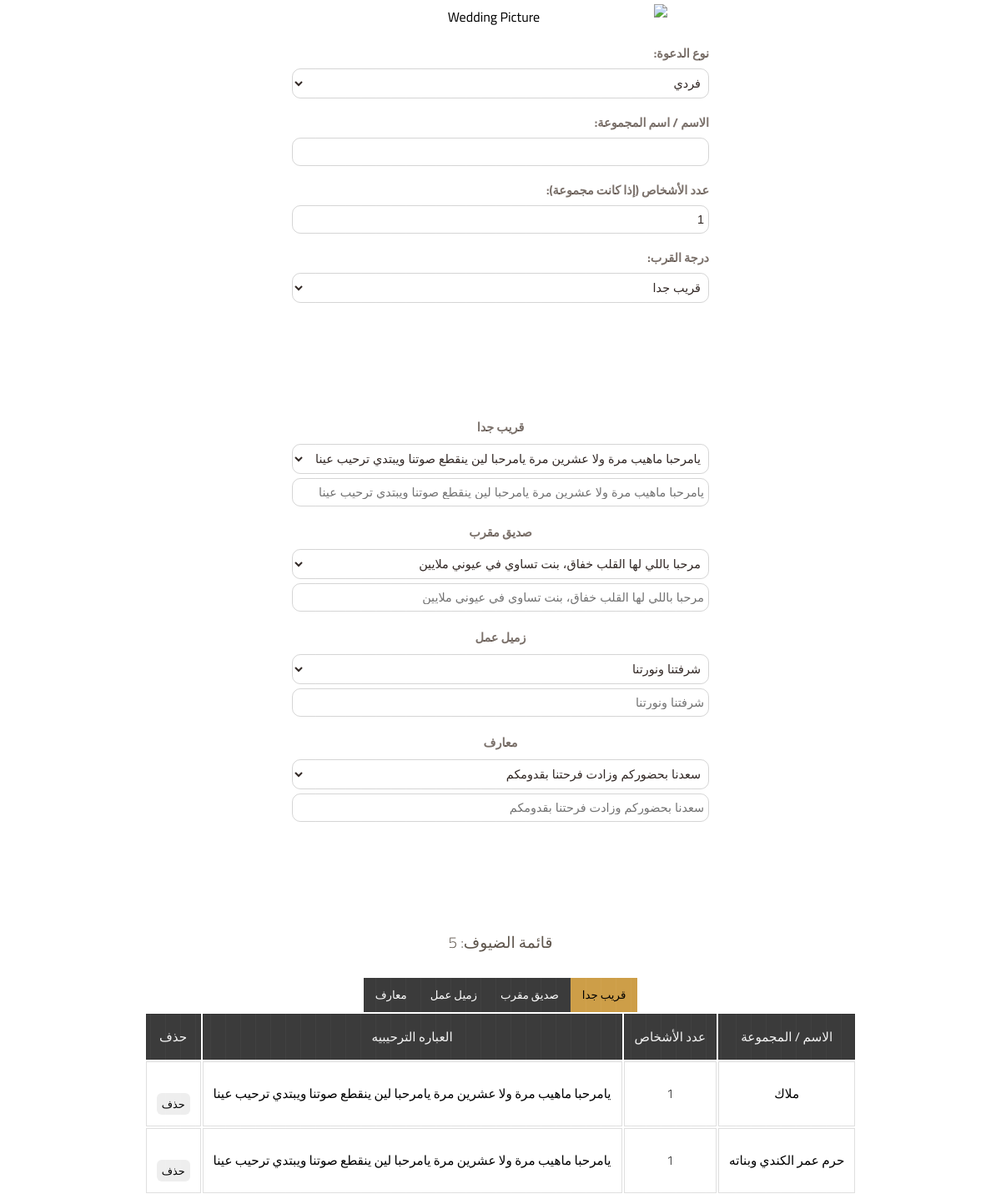
Before: / with the older database file.
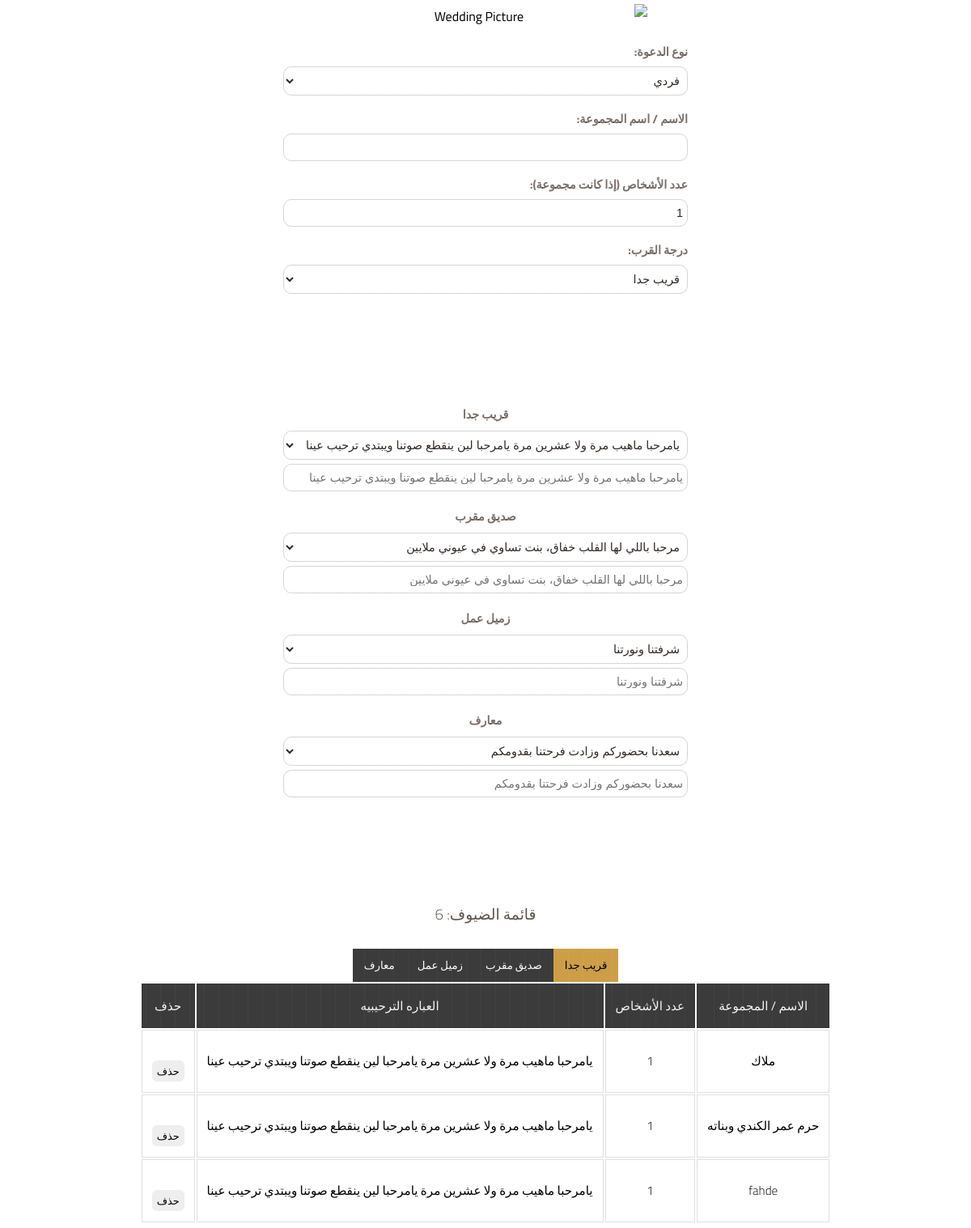
After: the same page with the newer database file.
### tables this page shows
CREATE TABLE closeness (
            id INTEGER PRIMARY KEY,
            phrase TEXT NOT NULL
        );

CREATE TABLE guests (
            id INTEGER PRIMARY KEY AUTOINCREMENT,
            name TEXT,
            is_group INTEGER DEFAULT 0,
            group_size INTEGER DEFAULT 1,
            closs_id INTEGER NOT NULL,
            FOREIGN KEY(closs_id) REFERENCES closeness(id)
        );

### app.py (the view, shortened to what this page needs)
@app.route("/", methods=["GET", "POST"])
def index():
    message = ""
    conn = sqlite3.connect(DB_FILE)
    cursor = conn.cursor()
    cursor.execute("""
        SELECT g.id, g.name, g.is_group, g.group_size, c.phrase
        FROM guests g
        JOIN closeness c ON g.closs_id = c.id
    """)
    guests = cursor.fetchall()
    cursor.execute("SELECT id, phrase FROM closeness ORDER BY id")
    closeness = {f"clos{id}": phrase for id, phrase in cursor.fetchall()}
    predefined_options = {
        1: [
            "يا مرحبا رحب والقلب من اقصاه",
            "اغلى من يجي",
            "يا مرحبا يا اعز من يستاهل الترحيبه",
            "يامرحبا ماهيب مرة ولا عشرين مرة يامرحبا لين ينقطع صوتنا ويبتدي ترحيب عينا",
            "يامرحبا ترحيب يكتب بالانــوار يامرحبـا باللي يـشـرف حظـوره"
        ],
        2: [
            "اتسع صدر المكان وزاد فيكي رحابه",
            "يا هلا ومرحبا ترحيب ماله نظير",
            "ياقديم المودَّه مرحبـاً بـك",
            "مرحبا باللي لها القلب خفاق، بنت تساوي في عيوني ملايين",
            "أقبلي من صوب قلبي سلم اللّٰه هالخطاوي  كل دربٍ في حضورك لا مشيتي تشرفينه"
        ],
        3: [
            "تزينت ليلتنا بوجودك",
            "شرفتنا ونورتنا",
            "أهلا زميلتي",
            "سعداء بحضورك"
        ],
        4: [
            "تزينت ليلتنا بوجودك",
            "سعدنا بحضوركم وزادت فرحتنا بقدومكم",
            "مرحبا يا أجمل تفاصيل الليال ومرحبابك",
            "شرفتنا ونورتنا"
        ]
    }
    conn.close()
    return render_template(
        "index.html",
        message=message,
        closeness=closeness,
        guests=guests,
        predefined_options=predefined_options
    )

### templates/index.html (shortened to what this page needs)
<!DOCTYPE html>
<html lang="ar">
<head>
</head>
<body>
    <img src="../static/images/pic.png" alt="Wedding Picture" width="400">
    <form method="post">
        <label>نوع الدعوة:</label>
        <select name="is_group" required>
            <option value="0">فردي</option>
        </select>
        <label>الاسم / اسم المجموعة:</label>
        <input type="text" name="name" required>
        <label>عدد الأشخاص (إذا كانت مجموعة):</label>
        <input type="number" name="group_size" min="1" value="1">
 <label>درجة القرب:</label>
        <select name="closeness">
            <option value="1">قريب جدا</option>
        </select>
        <input class="button" type="submit" value="إضافة الضيف">
    </form>
<form method="post">
  <div id="customFields"
       style="margin-top:10px; align-items: stretch;
              flex-direction: column; justify-content: center;
              {% if request.form.get('agree') %}display:none;{% else %}display:flex;{% endif %}">
    {% set closeness_types = {1:"قريب جدا", 2:"صديق مقرب", 3:"زميل عمل", 4:"معارف"} %}
    {% for i in range(1,5) %}
      <label class='sublables'>{{ closeness_types[i] }}</label>
      <select name="clos{{i}}_select" id="clos{{i}}_select">
        {% for option in predefined_options[i] %}
          <option value="{{ option }}" {% if option == closeness['clos' ~ i] %}selected{% endif %}>
            {{ option }}
          </option>
        {% endfor %}
      </select>
      <input type="text"
             id="clos{{i}}_input"
             name="clos{{i}}_input"
             placeholder="{{ closeness['clos' ~ i] }}"
             value="">
    {% endfor %}
  </div>
  <input class="button" type="submit" value="حفظ العباره الترحيبيه">
</form>
{% if guests %}
{% set total_count = guests|length %}
<h3>قائمة الضيوف: {{total_count}} </h3>
  {% set tabs = [
    ('1', closeness.get('clos1','قريب جدا')),
    ('2', closeness.get('clos2','صديق مقرب')),
    ('3', closeness.get('clos3','زميل عمل')),
    ('4', closeness.get('clos4','معارف'))
  ] %}
  {% set relation_types = {1:"قريب جدا", 2:"صديق مقرب", 3:"زميل عمل", 4:"معارف"} %}
<div class="tabs" style="display:flex;gap:0px;justify-content:center;flex-wrap:wrap;margin-top:10px">
  {% for tid, label in tabs %}
    <button type="button"
            class="tab-btn"
            data-phrase="{{ label|e }}"
            onclick="filterByPhrase(this.dataset.phrase, this)"
            style=" font-family: 'Tajawal', 'Cairo', sans-serif;background:#3d3d3d;color:#fff;border:none;border-radius:0px;padding:8px 14px;cursor:pointer">
      {{ relation_types[tid|int] }}
    </button>
  {% endfor %}
</div>
  <table>
    <tr>
      <th>الاسم / المجموعة</th>
      <th>عدد الأشخاص</th>
      <th>العباره الترحيبيه</th>
      <th>حذف</th>
    </tr>
    {% for guest in guests %}
      <tr data-phrase="{{ guest[4]|e }}">
        <td>{{ guest[1] }}</td>
        <td>{{ guest[3] if guest[2] == 1 else 1 }}</td>
        <td>{{ guest[4] }}</td>
        <td>
          <a href="{{ url_for('delete_guest', guest_id=guest[0]) }}">
            <button class="subButton" type="button">حذف</button>
          </a>
        </td>
      </tr>
    {% endfor %}
  </table>
{% endif %}
</body>
</html>

Changed rows visible on the page:
added guests: name "fahde", is_group "1", phrase "يامرحبا ماهيب مرة ولا عشرين مرة يامرحبا لين ينقطع صوتنا ويبتدي ترحيب عينا"
Other visible differences:
{{ total_count }}: "5" → "6"
